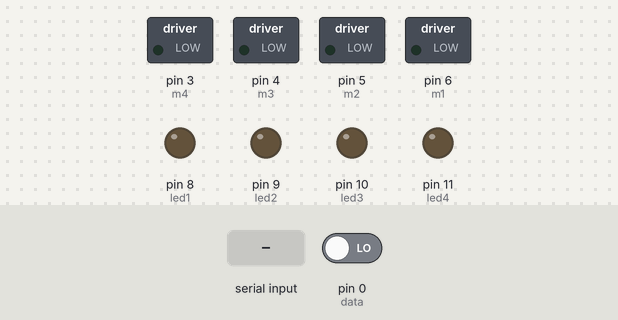
A sketch run on a simulated Arduino Uno, built with avr-gcc and run on an emulated ATmega328P. On the bench: switched loads named in the sketch (green lamp = pin HIGH), output pins drawn as LEDs (lit = HIGH). Inputs (shaded band) come from the test bench; at power-on: pin 0 (data) LOW.

Above: at 1.2 s.
1.3 s: "0" received over the second serial link
At 1.7 s:
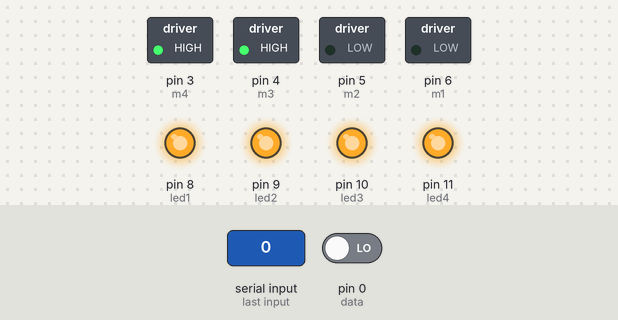
2.8 s: "1" received over the second serial link
At 4.0 s:
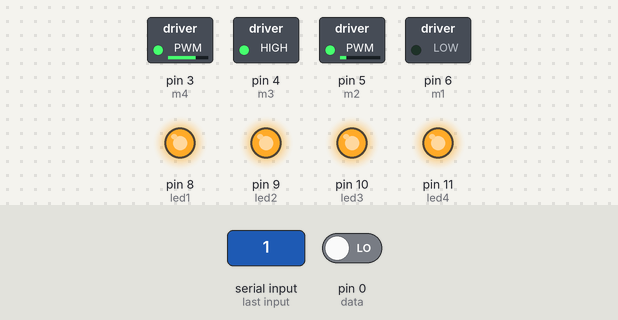
4.3 s: "4" received over the second serial link
At 5.1 s:
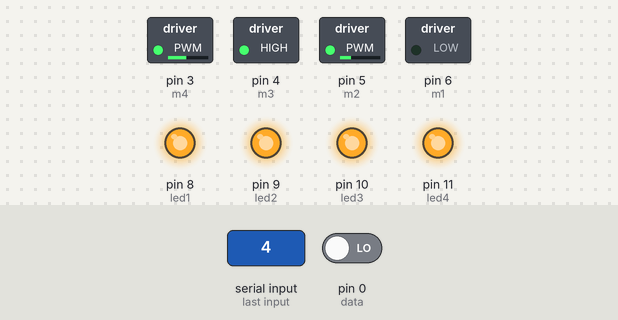
5.8 s: "7" received over the second serial link
At 6.3 s:
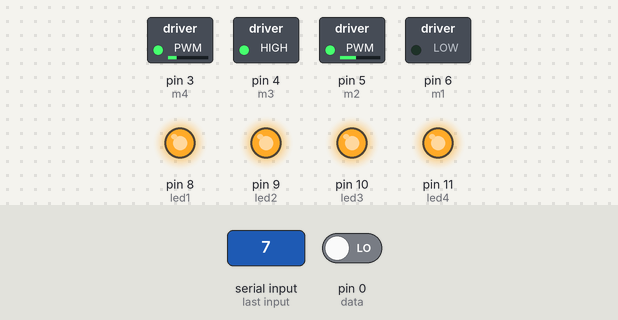
7.3 s: "0" received over the second serial link
At 8.6 s:
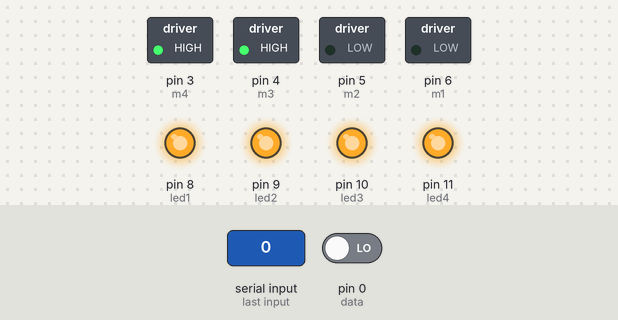
Timing chart, 0 to 9.8 s (numbered marks = the images above; inputs shaded):
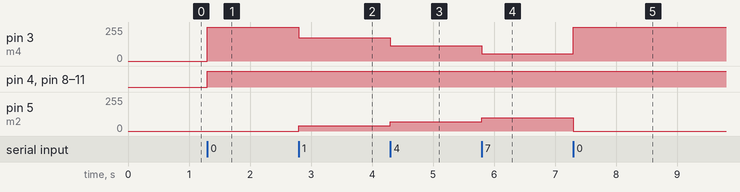

The sketch:

Motor_DC_Via_bluetooth_2.ino
```cpp
#include <SoftwareSerial.h>
SoftwareSerial mySerial(13, 12); // RX, TX

#define m1 6
#define m2 5
#define m3 4
#define m4 3

#define led1 8
#define led2 9
#define led3 10
#define led4 11

int data=0,kec=0;

boolean maju=true;

//array kecepatan
int fast[11]={0,80,100,120,140,160,180,200,220,240,255};

void setup()
{
  pinMode(m1,OUTPUT);
  pinMode(m2,OUTPUT);
  pinMode(m3,OUTPUT);
  pinMode(m4,OUTPUT);

  pinMode(led1,OUTPUT);
  pinMode(led2,OUTPUT);
  pinMode(led3,OUTPUT);
  pinMode(led4,OUTPUT);

  // for HC-05 use 38400 when poerwing with KEY/STATE set to HIGH on power on
  mySerial.begin(9600);
}

void motorOut(unsigned char lpwm, unsigned char rpwm, boolean arrow)
{
  //arrow=false=maju; arrow=true=mundur;
  if(arrow==false)
  {
    digitalWrite(m3,HIGH);
    digitalWrite(m1,LOW);
    analogWrite(m4,255-lpwm);
    analogWrite(m2,rpwm);
  }
  else
  {
    digitalWrite(m3,LOW);
    digitalWrite(m1,HIGH);
    analogWrite(m4,lpwm);
    analogWrite(m2,255-rpwm);
  }
}

void loop()
{
  if(mySerial.available()>0)
  {
    data=mySerial.read();
    //penyimpan data kecepatan
    if (data =='0') { kec=0;}
    else if (data =='1') { kec=1;}
    else if (data =='2') { kec=2;}
    else if (data =='3') { kec=3;}
    else if (data =='4') { kec=4;}
    else if (data =='5') { kec=5;}
    else if (data =='6') { kec=6;}
    else if (data =='7') { kec=7;}
    else if (data =='8') { kec=8;}
    else if (data =='9') { kec=9;}
    else if (data =='q') {kec=10;}


    //S= Stop
    if (!digitalRead(data == 'S'))
    {
      motorOut(0,0,false);
    }
    //F=Maju
    if (!digitalRead(data=='F'))
    {
      motorOut(fast[kec],fast[kec],true);
      digitalWrite(led1,HIGH);
    }
    //I=Maju sambil belok kanan
    if (!digitalRead(data=='I'))
    {
      motorOut(fast[kec],((fast[kec])/2),true);
      digitalWrite(led1,HIGH);
      digitalWrite(led2,HIGH);
    }
    //G=Maju sambil belok kiri
    if (!digitalRead(data=='G'))
    {
      motorOut(((fast[kec])/2),fast[kec],true);
      digitalWrite(led1,HIGH);
      digitalWrite(led3,HIGH);
    }
    //R=Belok kanan
    if(!digitalRead(data=='R'))
    {
      motorOut(fast[kec],0,true);
      digitalWrite(led2,HIGH);
    }
    //L=Belok kiri
    if(!digitalRead(data=='L'))
    {
      motorOut(0,fast[kec],true);
      digitalWrite(led3,HIGH);
    }
    //B=Mundur
    if(!digitalRead(data=='B'))
    {
      motorOut(fast[kec],fast[kec],false);
      digitalWrite(led4,HIGH);
    }
    //H=Mundur kiri
    if (data=='H')
    {
      motorOut(((fast[kec])/2),fast[kec],false);
      digitalWrite(led4,HIGH);
      digitalWrite(led3,HIGH);
    }
    //J=Mundur kanan
    if (!digitalRead(data=='J'))
    {
      motorOut(fast[kec],((fast[kec])/2),false);
      digitalWrite(led4,HIGH);
      digitalWrite(led2,HIGH);
    }
  }
}
```

Measured:
- after the input at 1.3 s, pin 3 (m4): 0/255 → 255/255 at once; pin 4 (m3), pin 8 (led1), pin 9 (led2), pin 10 (led3), pin 11 (led4): LOW → HIGH at once
- after the input at 2.8 s, pin 3 (m4): 255/255 → 175/255 at once; pin 5 (m2): 0/255 → 40/255 at once
- after the input at 4.3 s, pin 3 (m4): 175/255 → 115/255 at once; pin 5 (m2): 40/255 → 70/255 at once
- after the input at 5.8 s, pin 3 (m4): 115/255 → 55/255 at once; pin 5 (m2): 70/255 → 100/255 at once
- after the input at 7.3 s, pin 3 (m4): 55/255 → 255/255 at once; pin 5 (m2): 100/255 → 0/255 at once
